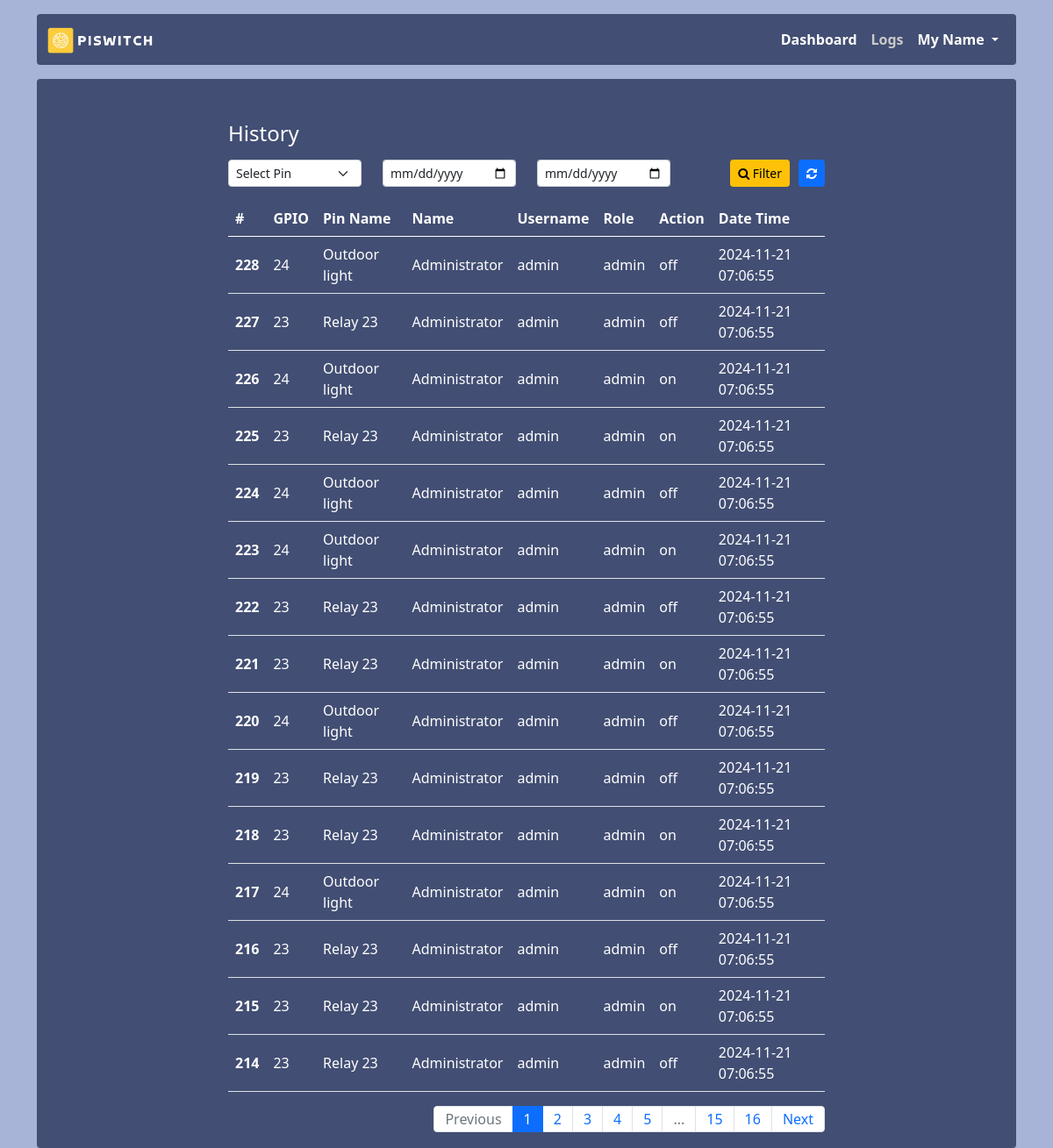
Screenshot of /logs (signed in) with the database file from the repository.
### app.py (models this page shows, shortened)
class Logs(db.Model):
    id = db.Column(db.Integer, primary_key = True)
    pin_number = db.Column(db.String(255))
    pin_name = db.Column(db.String(255))
    name = db.Column(db.String(255))
    username = db.Column(db.String(20))
    role = db.Column(db.String(20))
    action = db.Column(db.String(20))
    created_at = db.Column(db.DateTime, default=datetime.utcnow())

### app.py (the view)
@app.route('/logs')
@login_required
def logs():
    filter = {}
    page = request.args.get('page', 1, type=int)  # Get current page from request, default is 1
    per_page = 15  # Number of items per page
    date_from = request.args.get('date_from')
    filter['date_from'] = date_from
    date_to = request.args.get('date_to')
    filter['date_to'] = date_to
    gpio = request.args.get('gpio')
    logs = Logs.query
    if gpio:
        filter['gpio'] = int(gpio)
        logs = logs.filter_by(pin_number=gpio)
    if date_from and date_from != 'None':
        date_from = datetime.strptime(date_from, "%Y-%m-%d")
        logs = logs.filter(func.date(Logs.created_at) >= date_from)
    if date_to and date_to != 'None':
        date_to = datetime.strptime(date_to, "%Y-%m-%d")
        logs = logs.filter(func.date(Logs.created_at) <= date_to)
    logs = logs.order_by(Logs.id.desc()).paginate(page=page, per_page=per_page)
    pins = Pins.query.all()
    return render_template('logs/logs.html', logs=logs, pins=pins, filter=filter)

### app.py (called while the page is built)
def login_required(f):
    @wraps(f)
    def decorated_function(*args, **kwargs):
        if session.get("user_id") is None:
            return redirect("/login")
        return f(*args, **kwargs)
    return decorated_function

### templates/logs/logs.html (shortened to what this page needs)
{% extends 'layout.html' %}
{% block content %}
<h4 class="mb-3">History</h4>
<div class="col-md-12">
    <form action="{{url_for('logs')}}" method="get">
        <div class="row">
            <div class="col-sm-3">
                <select class="form-select form-select-sm" name="gpio" id="gpio">
                    <option value="">Select Pin</option>
                </select>
            </div>
            <div class="col-sm-3">
                <input type="date" name="date_from" class="form-control form-control-sm" id="date_from" value="{{ filter['date_from'] }}"  id="datepicker" width="276" />
            </div>
            <div class="col-sm-3">
                <input type="date" name="date_to" class="form-control form-control-sm" id="date_to" value="{{ filter['date_to'] }}" />
            </div>
            <div class="col-sm-3">
                <a href="{{ url_for('logs')}}" class="btn btn-sm btn-primary float-end ml-10"><i class="fa fa-refresh" aria-hidden="true"></i></a>
                <button type="submit" class="btn btn-sm btn-warning float-end "><i class="fa fa-search" aria-hidden="true"></i> Filter</button>
            </div>
        </div>
    </form>
</div>
<table class="table mt-3">
    <thead>
        <tr>
            <th scope="col">#</th>
            <th scope="col">GPIO</th>
            <th scope="col">Pin Name</th>
            <th scope="col">Name</th>
            <th scope="col">Username</th>
            <th scope="col">Role</th>
            <th scope="col">Action</th>
            <th scope="col">Date Time</th>
        </tr>
    </thead>
    <tbody>
        {% for log in logs%}
            <tr>
                <th scope="row">{{log.id}}</th>
                <td>{{log.pin_number}}</td>
                <td>{{log.pin_name}}</td>
                <td>{{log.name}}</td>
                <td>{{log.username}}</td>
                <td>{{log.role}}</td>
                <td>{{log.action}}</td>
                <td>{{log.created_at.strftime("%Y-%m-%d %H:%M:%S")}}</td>
            </tr>
        {% endfor %}
    </tbody>
</table>
        <nav aria-label="Page navigation example">
    <ul class="pagination float-end">
        {% if logs.has_prev %}
        <li class="page-item">
            <a class="page-link" href="?page={{ logs.prev_num }}&gpio={{filter.gpio}}&date_from={{ filter.date_from }}&date_to={{ filter.date_to }}">Previous</a>
        </li>
        {% else %}
        <li class="page-item disabled"><span class="page-link">Previous</span></li>
        {% endif %}
        {% for page_num in logs.iter_pages() %}
        {% if page_num %}
        {% if page_num != logs.page %}
        <li class="page-item"><a class="page-link" href="?page={{ page_num }}&gpio={{filter.gpio}}&date_from={{ filter.date_from }}&date_to={{ filter.date_to }}">{{ page_num }}</a></li>
        {% else %}
        <li class="page-item active" aria-current="page">
            <span class="page-link">{{ page_num }}</span>
        </li>
        {% endif %}
        {% else %}
        <li class="page-item disabled"><span class="page-link">...</span></li>
        {% endif %}
        {% endfor %}
        {% if logs.has_next %}
        <li class="page-item">
            <a class="page-link" href="?page={{ logs.next_num }}&gpio={{filter.gpio}}&date_from={{ filter.date_from }}&date_to={{ filter.date_to }}">Next</a>
        </li>
        {% else %}
        <li class="page-item disabled"><span class="page-link">Next</span></li>
        {% endif %}
    </ul>
</nav>
{% endblock %}

### static/css/style.css (style rules this page uses)
body { background-color: #a7b3d7; color: #fff !important; }
.table { color: #fff !important; }
.table>tbody>tr>th, .table>tbody>tr>td { vertical-align: middle; }
.ml-10 { margin-left: 10px; }
.page-item { line-height: 1; }

### rows the page displays
Logs: id "228", pin_number "24", pin_name "Outdoor light", name "Administrator", username "admin", role "admin", action "off", created_at "2024-11-21 07:06:55"
Logs: id "227", pin_number "23", pin_name "Relay 23", name "Administrator", username "admin", role "admin", action "off", created_at "2024-11-21 07:06:55"
Logs: id "226", pin_number "24", pin_name "Outdoor light", name "Administrator", username "admin", role "admin", action "on", created_at "2024-11-21 07:06:55"
Logs: id "225", pin_number "23", pin_name "Relay 23", name "Administrator", username "admin", role "admin", action "on", created_at "2024-11-21 07:06:55"
Logs: id "224", pin_number "24", pin_name "Outdoor light", name "Administrator", username "admin", role "admin", action "off", created_at "2024-11-21 07:06:55"
Logs: id "223", pin_number "24", pin_name "Outdoor light", name "Administrator", username "admin", role "admin", action "on", created_at "2024-11-21 07:06:55"
Logs: id "222", pin_number "23", pin_name "Relay 23", name "Administrator", username "admin", role "admin", action "off", created_at "2024-11-21 07:06:55"
Logs: id "221", pin_number "23", pin_name "Relay 23", name "Administrator", username "admin", role "admin", action "on", created_at "2024-11-21 07:06:55"
Logs: id "220", pin_number "24", pin_name "Outdoor light", name "Administrator", username "admin", role "admin", action "off", created_at "2024-11-21 07:06:55"
Logs: id "219", pin_number "23", pin_name "Relay 23", name "Administrator", username "admin", role "admin", action "off", created_at "2024-11-21 07:06:55"
Logs: id "218", pin_number "23", pin_name "Relay 23", name "Administrator", username "admin", role "admin", action "on", created_at "2024-11-21 07:06:55"
Logs: id "217", pin_number "24", pin_name "Outdoor light", name "Administrator", username "admin", role "admin", action "on", created_at "2024-11-21 07:06:55"
Logs: id "216", pin_number "23", pin_name "Relay 23", name "Administrator", username "admin", role "admin", action "off", created_at "2024-11-21 07:06:55"
Logs: id "215", pin_number "23", pin_name "Relay 23", name "Administrator", username "admin", role "admin", action "on", created_at "2024-11-21 07:06:55"
Logs: id "214", pin_number "23", pin_name "Relay 23", name "Administrator", username "admin", role "admin", action "off", created_at "2024-11-21 07:06:55"

### other values shown
{{ session.name }} "My Name"
{{ page_num }} "1"
{{ page_num }} "2" "3" "4" "5" "15" "16"
